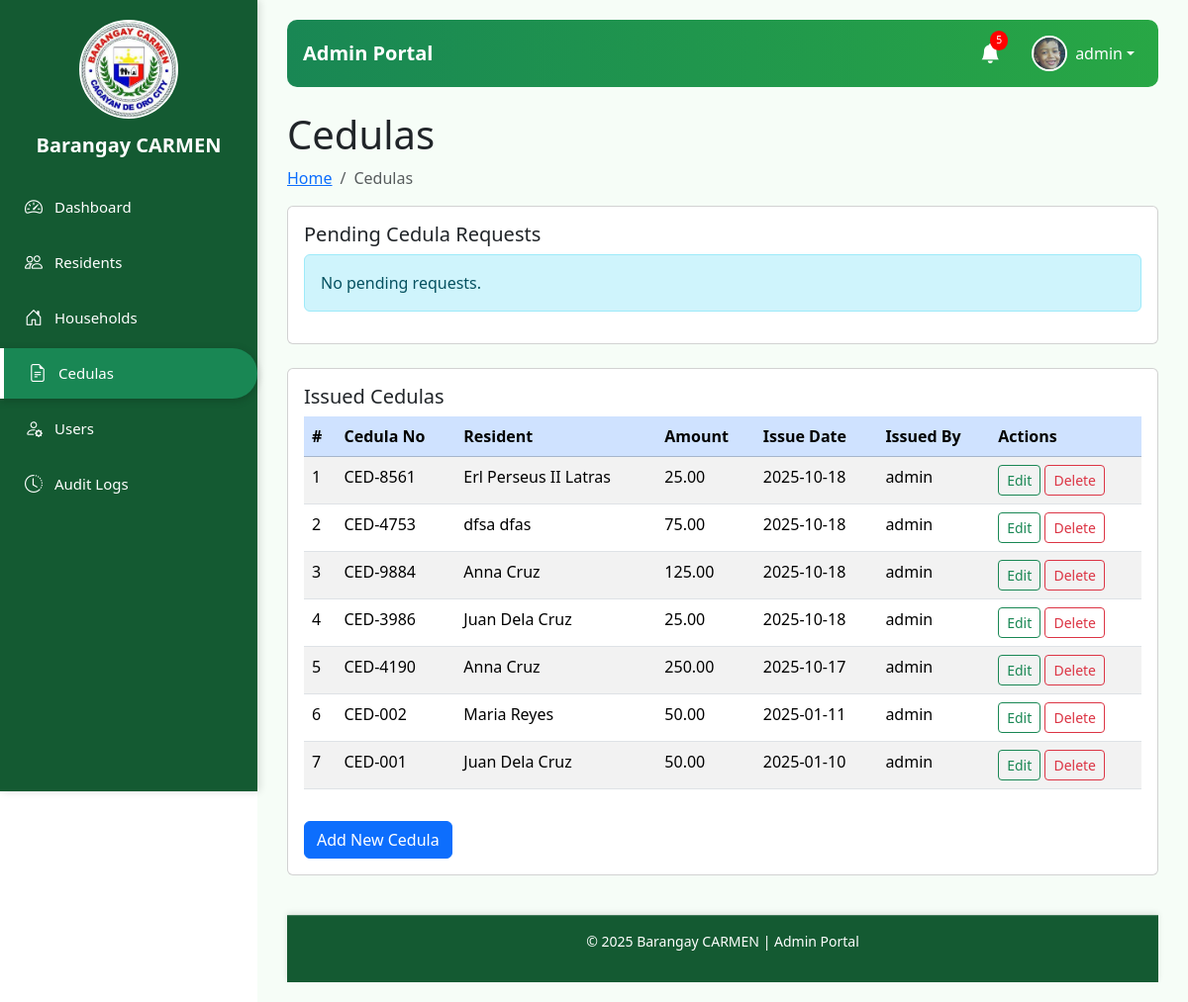
Page /admin_portal.php?page=cedulas (signed in) on the committed database.
### tables this page shows
CREATE TABLE `users` (
  `user_id` int(11) NOT NULL,
  `resident_id` int(11) DEFAULT NULL,
  `username` varchar(50) NOT NULL,
  `email` varchar(100) DEFAULT NULL,
  `password` varchar(255) NOT NULL,
  `role` enum('Admin','Resident') NOT NULL DEFAULT 'Resident',
  `profile_image` varchar(255) DEFAULT NULL,
  `created_at` timestamp NOT NULL DEFAULT current_timestamp()
);

CREATE TABLE `cedula_records` (
  `cedula_id` int(11) NOT NULL,
  `resident_id` int(11) DEFAULT NULL,
  `issued_by` int(11) DEFAULT NULL,
  `cedula_no` varchar(50) DEFAULT NULL,
  `issue_date` date DEFAULT curdate(),
  `amount` decimal(10,2) DEFAULT NULL,
  `request_id` int(11) DEFAULT NULL
);

CREATE TABLE `residents` (
  `resident_id` int(11) NOT NULL,
  `first_name` varchar(50) NOT NULL,
  `middle_name` varchar(50) DEFAULT NULL,
  `last_name` varchar(50) NOT NULL,
  `birthdate` date DEFAULT NULL,
  `gender` enum('Male','Female','Other') DEFAULT NULL,
  `contact_no` varchar(20) DEFAULT NULL,
  `address` varchar(255) DEFAULT NULL,
  `civil_status` enum('Single','Married','Widowed','Separated') DEFAULT NULL,
  `created_at` timestamp NOT NULL DEFAULT current_timestamp()
);

### admin_module/cedulas.php (the view, shortened to what this page needs)
<?php
function e($str) { return htmlspecialchars($str); }
    ?>
    <?php
$cedula_q = $conn->query("
    SELECT c.*, r.first_name, r.last_name, u.username as issued_by_name
    FROM cedula_records c
    LEFT JOIN residents r ON c.resident_id=r.resident_id
    LEFT JOIN users u ON c.issued_by=u.user_id
    ORDER BY c.cedula_id DESC
");
$pending_requests = $conn->query("
    SELECT req.request_id, req.resident_id, req.request_date, r.first_name, r.last_name
    FROM requests req
    LEFT JOIN residents r ON req.resident_id=r.resident_id
    WHERE req.request_type='Cedula' AND req.status='Pending'
    ORDER BY req.request_date ASC
");
?>
<div class="pagetitle">
    <h1>Cedulas</h1>
    <nav><ol class="breadcrumb">
        <li class="breadcrumb-item"><a href="admin_portal.php">Home</a></li>
        <li class="breadcrumb-item active">Cedulas</li>
    </ol></nav>
</div>
<div class="card mb-4">
    <div class="card-body">
        <h5 class="card-title">Pending Cedula Requests</h5>
        <?php if($pending_requests->num_rows==0): ?>
            <div class="alert alert-info">No pending requests.</div>
        <?php endif; ?>
    </div>
</div>
<div class="card">
    <div class="card-body">
        <h5 class="card-title">Issued Cedulas</h5>
        <div class="table-responsive">
            <table class="table table-striped">
                <thead class="table-primary">
                    <tr>
                        <th>#</th>
                        <th>Cedula No</th>
                        <th>Resident</th>
                        <th>Amount</th>
                        <th>Issue Date</th>
                        <th>Issued By</th>
                        <th>Actions</th>
                    </tr>
                </thead>
                <tbody>
                <?php $i=1; while($row=$cedula_q->fetch_assoc()): ?>
                    <tr>
                        <td><?= $i++ ?></td>
                        <td><?= e($row['cedula_no']) ?></td>
                        <td><?= e($row['first_name'].' '.$row['last_name']) ?></td>
                        <td><?= number_format($row['amount'],2) ?></td>
                        <td><?= e($row['issue_date']) ?></td>
                        <td><?= e($row['issued_by_name']) ?></td>
                        <td>
                            <a class="btn btn-sm btn-outline-success" href="admin_portal.php?page=cedulas&action=edit&id=<?= $row['cedula_id'] ?>">Edit</a>
                            <a class="btn btn-sm btn-outline-danger" href="admin_portal.php?page=cedulas&action=delete&id=<?= $row['cedula_id'] ?>" onclick="return confirm('Are you sure?')">Delete</a>
                        </td>
                    </tr>
                <?php endwhile; ?>
                </tbody>
            </table>
        </div>
        <a class="btn btn-primary mt-3" href="admin_portal.php?page=cedulas&action=add">Add New Cedula</a>
    </div>
</div>

### admin_module/admin_header.php (shortened to what this page needs)
<?php
require_once './db_connect.php';
$user_id = $_SESSION['user_id'];
$userQuery = $conn->query("SELECT * FROM users WHERE user_id = $user_id");
if ($userQuery && $userQuery->num_rows > 0) {
    $user = $userQuery->fetch_assoc();
} else {
    $user = [
        'username' => 'Unknown',
        'profile_image' => './assets/default-avatar.png'
    ];
}
$residentQuery = $conn->query("SELECT resident_id, first_name, last_name, created_at FROM residents ORDER BY created_at DESC LIMIT 5");
$notifications = [];
if ($residentQuery && $residentQuery->num_rows > 0) {
    while ($row = $residentQuery->fetch_assoc()) {
        $notifications[] = [
            'message' => $row['first_name'] . ' ' . $row['last_name'] . ' was added',
            'time' => date('M d, H:i', strtotime($row['created_at'])),
            'link' => "./admin_portal.php?page=residents&resident_id=" . $row['resident_id']
        ];
    }
}
$notificationCount = (!isset($_SESSION['notifications_read'])) ? count($notifications) : 0;
?>
<link href="https://cdn.jsdelivr.net/npm/bootstrap@5.3.3/dist/css/bootstrap.min.css" rel="stylesheet">
<link href="https://cdn.jsdelivr.net/npm/bootstrap-icons@1.11.1/font/bootstrap-icons.css" rel="stylesheet">
<nav class="navbar navbar-expand-lg navbar-custom mb-4 px-3">
  <a class="navbar-brand fw-bold" href="./admin_portal.php">Admin Portal</a>
  <div class="collapse navbar-collapse" id="navbarContent">
      <ul class="navbar-nav ms-auto align-items-center">
          <li class="nav-item dropdown me-3">
              <a class="nav-link position-relative" href="#" id="notificationDropdown" role="button"
                 data-bs-toggle="dropdown" aria-expanded="false" onclick="markNotificationsRead()">
                  <i class="bi bi-bell-fill fs-5"></i>
                  <?php if ($notificationCount > 0): ?>
                      <span id="notificationBadge" class="notification-badge"><?= $notificationCount ?></span>
                  <?php endif; ?>
              </a>
          </li>
          <li class="nav-item dropdown">
              <a class="nav-link dropdown-toggle d-flex align-items-center" href="#" id="profileDropdown" role="button"
                 data-bs-toggle="dropdown" aria-expanded="false">
                  <img src="<?= !empty($user['profile_image']) ? htmlspecialchars($user['profile_image']) : './assets/default-avatar.png' ?>"
                       alt="Profile" class="rounded-circle me-2 profile-img" width="36" height="36">
                  <?= htmlspecialchars($user['username']) ?>
              </a>
          </li>
      </ul>
  </div>
</nav>

### admin_portal.php (style rules this page uses)
body { background-color: #f8f9fa; font-family: 'Poppins', sans-serif; }

### admin_module/admin_header.php (style rules this page uses)
.navbar-custom { background: linear-gradient(90deg, #198754, #28a745); border-radius: 10px; }
.navbar-custom .nav-link, .navbar-custom .navbar-brand, .navbar-custom .dropdown-toggle { color: #fff; }
.notification-badge { position: absolute; top: 0; right: 0; font-size: 0.65rem; background: red; color: white; border-radius: 50%; padding: 2px 6px; transition: 0.3s; }
.profile-img { object-fit: cover; border: 2px solid #fff; }

### rows in the picture
users: profile_image (picture), username "admin"
cedula_records: cedula_no "CED-8561", resident.last_name "Erl Perseus II Latras", amount "25.00", issue_date "2025-10-18", issued_by.username "admin"
cedula_records: cedula_no "CED-4753", resident.last_name "dfsa dfas", amount "75.00", issue_date "2025-10-18", issued_by.username "admin"
cedula_records: cedula_no "CED-9884", resident.last_name "Anna Cruz", amount "125.00", issue_date "2025-10-18", issued_by.username "admin"
cedula_records: cedula_no "CED-3986", resident.last_name "Juan Dela Cruz", amount "25.00", issue_date "2025-10-18", issued_by.username "admin"
cedula_records: cedula_no "CED-4190", resident.last_name "Anna Cruz", amount "250.00", issue_date "2025-10-17", issued_by.username "admin"
cedula_records: cedula_no "CED-002", resident.last_name "Maria Reyes", amount "50.00", issue_date "2025-01-11", issued_by.username "admin"
cedula_records: cedula_no "CED-001", resident.last_name "Juan Dela Cruz", amount "50.00", issue_date "2025-01-10", issued_by.username "admin"

### other values in the picture
$notificationCount "5"
